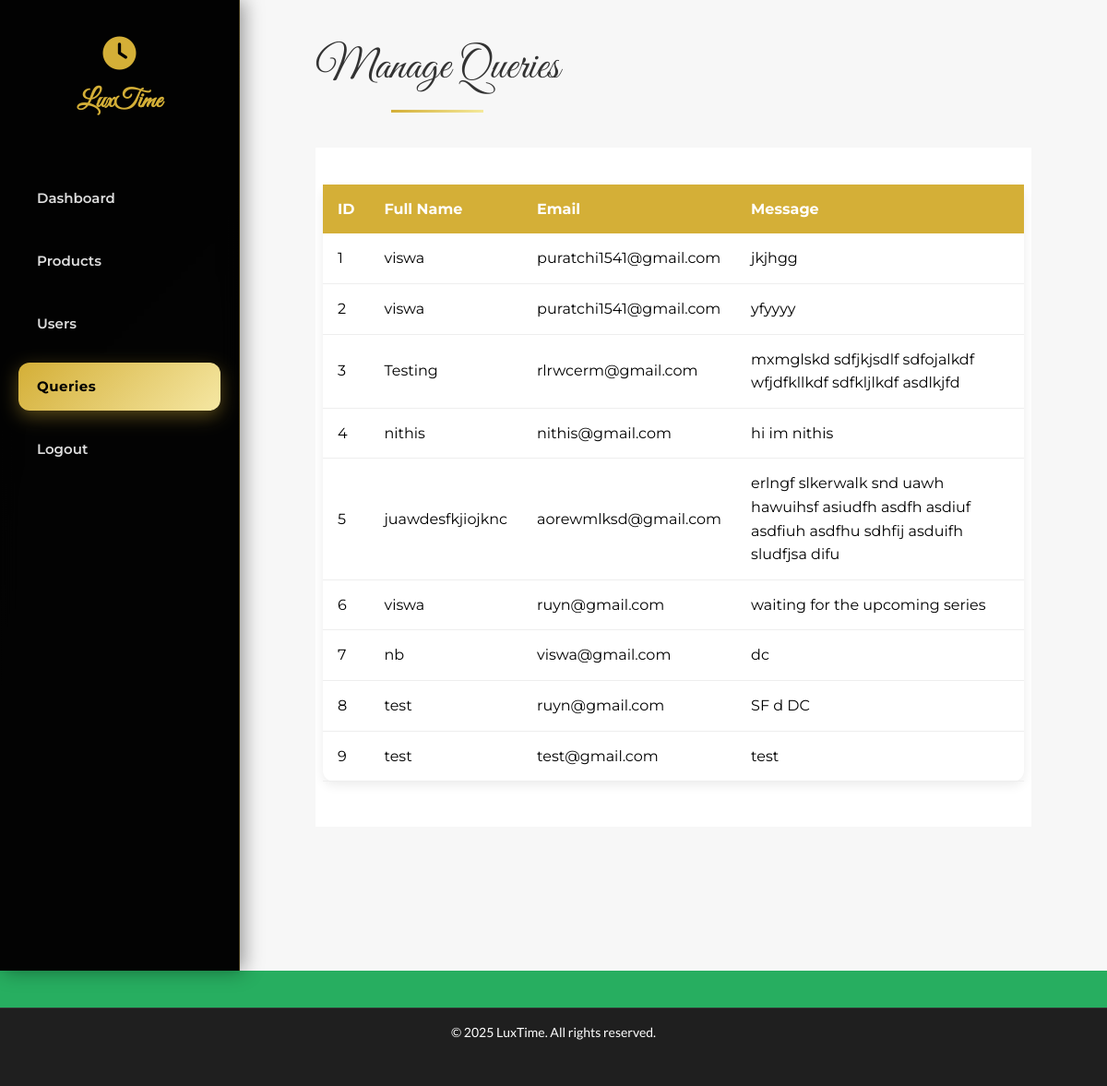
The page /admin/query.php (signed in) on the database its author committed.
### tables this page shows
CREATE TABLE `queries` (
  `id` int(11) NOT NULL,
  `fullname` varchar(50) NOT NULL,
  `email` varchar(80) NOT NULL,
  `message` text NOT NULL
);

### admin/query.php (the view, shortened to what this page needs)
<?php
include '../config/config.php';
$query  = "SELECT * FROM queries ORDER BY id DESC";
$result = mysqli_query($con, $query);
?>
<!DOCTYPE html>
<html lang="en">
<head>
  <?php include_once('../head.php'); ?>
  <link rel="stylesheet" href="../css/productcrud.css">
  <link rel="stylesheet" href="../css/admin.css">
</head>
<body>
<div class="dashboard-container">
    <?php include_once('./sidebar.php'); ?>
    <div class="main-content">
        <section class="product-table-section">
          <div class="container">
            <div class="table-header">
              <h2 class="section-title">Manage Queries</h2>
            </div>
            <div class="product-table-scroll">
              <table class="product-table">
              <thead>
                <tr>
                  <th>ID</th>
                  <th>Full Name</th>
                  <th>Email</th>
                  <th>Message</th>
                </tr>
              </thead>
              <tbody>
                <?php
                $id = 1;
                while ($row = mysqli_fetch_assoc($result)) {
                ?>
                <tr>
                  <td><?php echo $id; ?></td>
                  <td><?php echo htmlspecialchars($row['fullname']); ?></td>
                  <td><?php echo htmlspecialchars($row['email']); ?></td>
                  <td><?php echo nl2br(htmlspecialchars($row['message'])); ?></td>
                </tr>
                <?php
                  $id++;
                }
                ?>
              </tbody>
            </table>
            </div>
          </div>
        </section>
    </div>
</div>
<?php include_once('footer.php'); ?>
</body>
</html>

### css/style.css (style rules this page uses)
* { margin: 0; padding: 0; box-sizing: border-box; }
:root { --font-primary: 'Montserrat', sans-serif; --font-secondary: 'Lato', sans-serif; --font-script: 'Dancing Script', cursive; --font-elegant: 'Great Vibes', cursive; --font-casual: 'Satisfy', cursive; --color-gold: #d4af37; --color-dark: #000; --color-light: #fff; --color-text: #333; --color-muted: #ccc; --color-secondary-text: #666; --color-gold-light: #f4e9c8; --color-bg: #fafafa; --color-border: #e5e7eb; --color-red: #ef4444; --color-green: #10b981; --shadow-sm: 0 1px 2px 0 rgba(0, 0, 0, 0.05); --shadow-md: 0 4px 6px -1px rgba(0, 0, 0, 0.1); --shadow-lg: 0 10px 15px -3px rgba(0, 0, 0, 0.1); --radius-sm: 8px; --radius-md: 12px; --radius-lg: 16px; }
body { font-family: var(--font-secondary); color: var(--color-text); line-height: 1.6; overflow-x: hidden; }
.section-title { font-family: var(--font-elegant); font-size: 48px; font-weight: 400; color: var(--color-text); text-align: center; margin-bottom: 32px; position: relative; }
.section-title::after { content: ''; position: absolute; bottom: -10px; left: 50%; transform: translateX(-50%); width: 100px; height: 3px; background: linear-gradient(90deg, var(--color-gold), #f4e99b); }
.container { max-width: 1200px; margin: 0 auto; padding: 0 32px 32px; }

### css/productcrud.css (style rules this page uses)
body { background-color: #27ae60; }
.product-table-scroll { height: 70vh; overflow-y: auto; background: #fff; padding: 0 0.5rem; box-sizing: border-box; }
.product-table { margin-top: 40px; height: 600px; width: 100%; border-collapse: collapse; background: #fff; border-radius: 12px; box-shadow: 0 4px 12px rgba(0,0,0,0.08); }
.product-table th, .product-table td { padding: 14px 16px; text-align: left; font-family: 'Montserrat', sans-serif; }
.product-table thead { background: var(--color-gold, #d4af37); color: #fff; }
.product-table tbody tr { border-bottom: 1px solid #eee; }
.table-header { display: flex; justify-content: space-between; align-items: center; margin-bottom: 16px; }

### css/admin.css (style rules this page uses)
.dashboard-container { display: flex; min-height: 100vh; font-family: var(--font-primary, 'Montserrat', sans-serif); background: linear-gradient(135deg, #111, #1c1c1c); color: var(--color-light, #fff); margin: 0; padding: 0; box-sizing: border-box; }
.main-content { flex: 1; padding: 35px 50px; background: #f7f7f7; color: var(--color-dark, #000); overflow-y: auto; }

### rows shown on the page
queries: fullname "viswa", email "puratchi1541@gmail.com", message "jkjhgg"
queries: fullname "viswa", email "puratchi1541@gmail.com", message "yfyyyy"
queries: fullname "Testing", email "rlrwcerm@gmail.com", message "mxmglskd sdfjkjsdlf sdfojalkdf wfjdfkllkdf sdfkljlkdf asdlkjfd"
queries: fullname "nithis", email "nithis@gmail.com", message "hi im nithis"
queries: fullname "juawdesfkjiojknc", email "aorewmlksd@gmail.com", message "erlngf slkerwalk snd uawh hawuihsf asiudfh asdfh asdiuf asdfiuh asdfhu sdhfij asduifh sludfjsa difu"
queries: fullname "viswa", email "ruyn@gmail.com", message "waiting for the upcoming series"
queries: fullname "nb", email "viswa@gmail.com", message "dc"
queries: fullname "test", email "ruyn@gmail.com", message "SF d DC"
queries: fullname "test", email "test@gmail.com", message "test"
